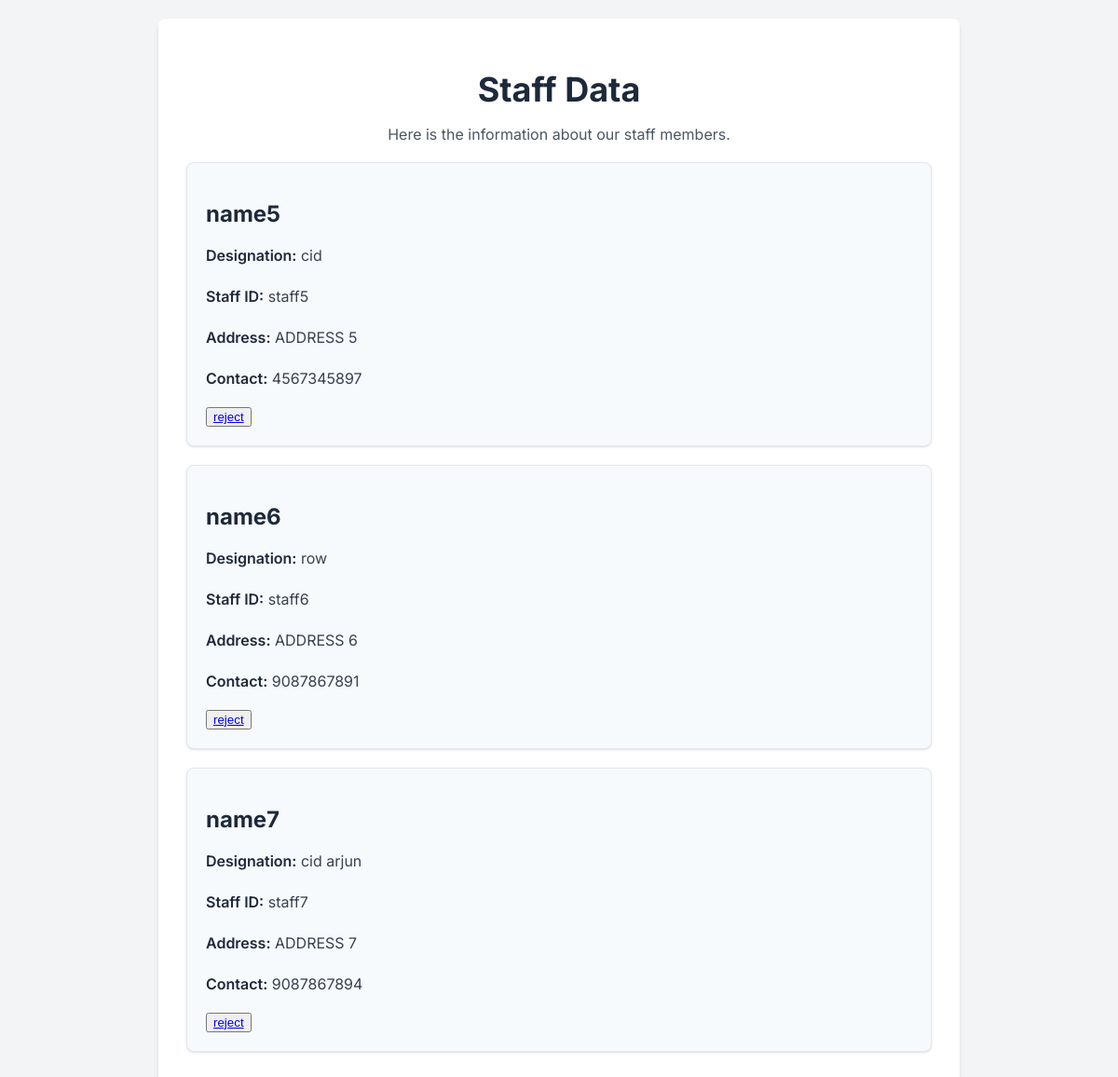
The page /view_staff/ (signed in) on the database its author committed.
### app_mini/models.py (models this page shows)
class staff(models.Model):
    staff_id = models.CharField(max_length=50, primary_key=True)
    login_id = models.ForeignKey(login, on_delete=models.CASCADE, null=True, blank=True)
    full_name = models.CharField(max_length=100)
    address = models.CharField(max_length=100)
    contact = models.CharField(max_length=50)
    designation = models.CharField(max_length=50)
    gender = models.CharField(max_length=20)
    date_of_birth = models.CharField(max_length=20)
    station = models.ForeignKey(police_station_registration, on_delete=models.SET_NULL, null=True)

### app_mini/views.py (the view)
# urls.py: path('view_staff/', views.view_staff, name='view_staff'),
def view_staff(request):
    station_login_id = request.session.get('station_id')
    login_ins = get_object_or_404(login_table, id = station_login_id)
    station_ins = get_object_or_404(police_station_registration, login_id = login_ins)
    staff_data = staff.objects.filter(station = station_ins)
    return render(request, 'police_station/view_staff.html', {'staff_data' : staff_data})

### app_mini/templates/police_station/view_staff.html (shortened to what this page needs)
<!DOCTYPE html>
<html lang="en">
<head>
</head>
<body class="bg-gray-100 font-sans">
    <div class="staff-container">
        <header class="staff-header">
            <h1>Staff Data</h1>
            <p>Here is the information about our staff members.</p>
        </header>
        <main>
            <div class="staff-list">
                {% if staff_data %}
                    {% for staff in staff_data %}
                        <div class="staff-card">
                            <h2>{{ staff.full_name }}</h2>
                            <div class="staff-details">
                                <p><strong>Designation:</strong> {{ staff.designation }}</p>
                                <p><strong>Staff ID:</strong> {{ staff.staff_id }}</p>
                                <p><strong>Address:</strong> {{ staff.address }}</p>
                                <p><strong>Contact:</strong> {{ staff.contact }}</p>
                                {% if staff.login_id.varification_status != "varified" %}
                                    <button><a href="../accept_staff/{{ staff.login_id.id }}">Accept</a></button>
                                {% else %}
                                <button><a href="../reject_staff/{{staff.login_id.id}}">reject</a></button>
                                {% endif %}
                            </div>
                        </div>
                    {% endfor %}
                {% else %}
                    <p class="no-staff-message">There Aren't Any Staff's</p>
                {% endif %}
            </div>
        </main>
    </div>
</body>
</html>

### app_mini/templates/police_station/view_staff.html (style rules this page uses)
body { font-family: 'Inter', sans-serif; background-color: #f3f4f6; margin: 0; padding: 20px; }
.staff-container { max-width: 800px; margin: 0 auto; background-color: #ffffff; padding: 30px; border-radius: 0.5rem; box-shadow: 0 4px 6px -1px rgba(0, 0, 0, 0.1), 0 2px 4px -2px rgba(0, 0, 0, 0.1); }
.staff-header { text-align: center; margin-bottom: 20px; }
.staff-header h1 { font-size: 2.25rem; font-weight: 700; color: #1e293b; margin-bottom: 10px; }
.staff-header p { color: #4b5563; font-size: 1rem; }
.staff-list { margin-top: 20px; }
.staff-card { background-color: #f7fafc; border-radius: 0.5rem; padding: 20px; margin-bottom: 20px; box-shadow: 0 1px 3px 0 rgba(0, 0, 0, 0.1), 0 1px 2px -1px rgba(0, 0, 0, 0.1); border: 1px solid #e5e7eb; }
.staff-card h2 { font-size: 1.5rem; color: #1e293b; margin-bottom: 10px; }
.staff-details { margin-top: 15px; }
.staff-details p { font-size: 1rem; color: #374151; line-height: 1.75rem; }
.staff-details p strong { font-weight: 600; color: #1e293b; }

### rows shown on the page
staff: full_name "name5", designation "cid", staff_id "staff5", address "ADDRESS 5", contact "4567345897"
staff: full_name "name6", designation "row", staff_id "staff6", address "ADDRESS 6", contact "9087867891"
staff: full_name "name7", designation "cid arjun", staff_id "staff7", address "ADDRESS 7", contact "9087867894"
